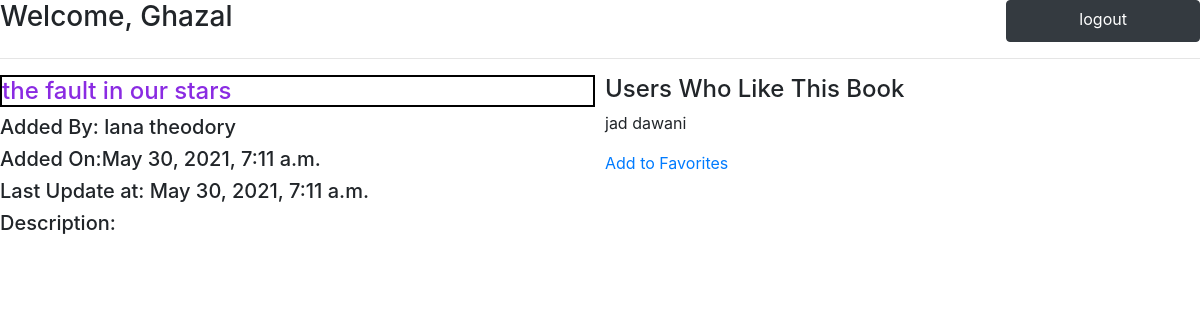
The app's page /books/3 (signed in) with its own data.
### fav_app/models.py (models this page shows)
class Book(models.Model):
    title = models.CharField(max_length=255)
    description = models.TextField()
    uploded_by =models.ForeignKey(User,related_name="books_uploded",on_delete=models.CASCADE)
    users_who_like= models.ManyToManyField(User,related_name="liked_books")
    created_at = models.DateTimeField(auto_now_add=True)
    updated_at = models.DateTimeField(auto_now=True)
    objects = BookManager()

class User(models.Model):
    first_name = models.CharField(max_length=45)
    last_name = models.CharField(max_length=45)
    email = models.CharField(max_length=45)
    password =models.CharField(max_length=45)
    created_at = models.DateTimeField(auto_now_add=True)
    updated_at = models.DateTimeField(auto_now=True)
    objects = UserManager()

### fav_app/views.py (the view)
# urls.py: path('books/<int:id>',views.view_book),
def view_book(request,id):
    contet={
            'first_name':request.session['first_name'],
            'user':User.objects.all(),
            'book':Book.objects.get(id=id),
        }
    return render(request,'showbook.html',contet)

### fav_app/templates/showbook.html (shortened to what this page needs)
<!DOCTYPE html>
<html lang="en">
<head>
    <link rel="stylesheet" href="https://cdn.jsdelivr.net/npm/bootstrap@4.6.0/dist/css/bootstrap.min.css">
</head>
<body>
    <nav>
        <h3>Welcome, {{first_name}}{{last_name}} </h3>
        <a class="btn btn-dark" data-toggle="collapse" href="/logout" role="button" aria-expanded="false" aria-controls="multiCollapseExample1">logout</a>
</nav>
<hr>
<section>
{% if request.session.user != book.uploded_by.id %}
    <div id="book">
        <h4 style="color: blueviolet;">{{book.title}}</h4>
        <h5 >Added By: {{ book.uploded_by.first_name }} {{ book.uploded_by.last_name }}</h5>
        <h5 >Added On:{{book.created_at}} </h5>
        <h5>Last Update at: {{book.updated_at}}</h5>
        <h5>Description: {{book.description}}</h5>
    </div>
    <div class="books">
        <h4>Users Who Like This Book</h4>
        {% for user in book.users_who_like.all %}
        <p>{{ user.first_name }} {{ user.last_name }}</p>
        {%endfor%}
        <a href="/addfav/{{book.id}}">Add to Favorites</a>
    </div>
    {%endif%}
</section>
</body>
</html>

### fav_app/templates/showbook.html (style rules this page uses)
a { flex: 1; }
nav { display: flex; }
nav h3 { flex: 6; }
section { display: flex; }
#book { flex: 1; }
.books { flex:1; padding-left:10px ; }
#book h4 { border: 2px solid black; }

### records on screen
Book: title "the fault in our stars", uploded_by.first_name "lana", uploded_by.last_name "theodory", created_at "May 30, 2021, 7:11 a.m.", updated_at "May 30, 2021, 7:11 a.m."
User: first_name "jad", last_name "dawani"

### other values on screen
{{ first_name }} "Ghazal"
